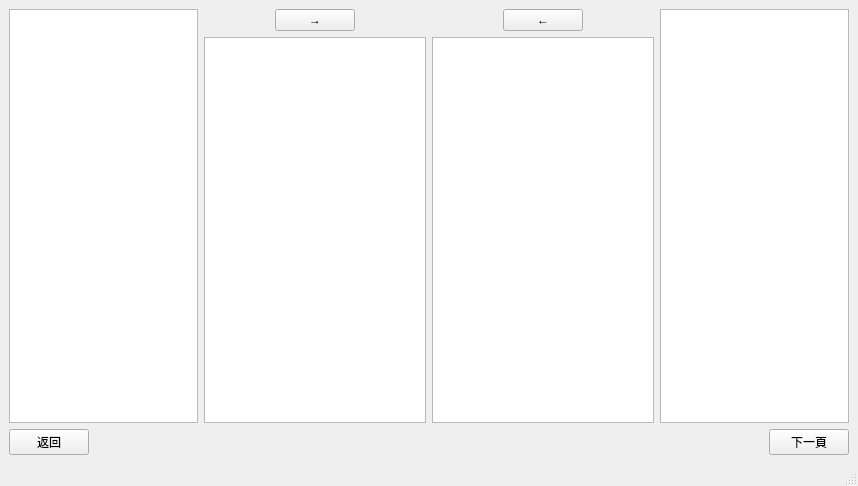
<?xml version="1.0" encoding="UTF-8"?>
<ui version="4.0">
 <class>MainWindow</class>
 <widget class="QMainWindow" name="MainWindow">
  <property name="geometry">
   <rect>
    <x>0</x>
    <y>0</y>
    <width>858</width>
    <height>486</height>
   </rect>
  </property>
  <property name="windowTitle">
   <string>MainWindow</string>
  </property>
  <widget class="QWidget" name="centralwidget">
   <layout class="QHBoxLayout" name="horizontalLayout">
    <item>
     <layout class="QGridLayout" name="gridLayout">
      <property name="sizeConstraint">
       <enum>QLayout::SetDefaultConstraint</enum>
      </property>
      <item row="1" column="0">
       <layout class="QHBoxLayout" name="horizontalLayout_3">
        <item>
         <widget class="QPushButton" name="button_return">
          <property name="text">
           <string>返回</string>
          </property>
         </widget>
        </item>
        <item>
         <spacer name="horizontalSpacer">
          <property name="orientation">
           <enum>Qt::Horizontal</enum>
          </property>
          <property name="sizeHint" stdset="0">
           <size>
            <width>40</width>
            <height>20</height>
           </size>
          </property>
         </spacer>
        </item>
        <item>
         <widget class="QPushButton" name="button_continue">
          <property name="text">
           <string>下一頁</string>
          </property>
         </widget>
        </item>
       </layout>
      </item>
      <item row="0" column="0">
       <layout class="QHBoxLayout" name="horizontalLayout_6">
        <item>
         <widget class="QListView" name="listView_make_question_level"/>
        </item>
        <item>
         <layout class="QGridLayout" name="gridLayout_3">
          <item row="0" column="2">
           <layout class="QHBoxLayout" name="horizontalLayout_8">
            <item>
             <spacer name="horizontalSpacer_5">
              <property name="orientation">
               <enum>Qt::Horizontal</enum>
              </property>
              <property name="sizeHint" stdset="0">
               <size>
                <width>40</width>
                <height>20</height>
               </size>
              </property>
             </spacer>
            </item>
            <item>
             <widget class="QPushButton" name="button_remove_question">
              <property name="text">
               <string>←</string>
              </property>
             </widget>
            </item>
            <item>
             <spacer name="horizontalSpacer_4">
              <property name="orientation">
               <enum>Qt::Horizontal</enum>
              </property>
              <property name="sizeHint" stdset="0">
               <size>
                <width>40</width>
                <height>20</height>
               </size>
              </property>
             </spacer>
            </item>
           </layout>
          </item>
          <item row="1" column="2">
           <widget class="QListWidget" name="listWidget"/>
          </item>
          <item row="1" column="0">
           <widget class="QListWidget" name="listWidget_2"/>
          </item>
          <item row="0" column="0">
           <layout class="QHBoxLayout" name="horizontalLayout_7">
            <item>
             <spacer name="horizontalSpacer_3">
              <property name="orientation">
               <enum>Qt::Horizontal</enum>
              </property>
              <property name="sizeHint" stdset="0">
               <size>
                <width>40</width>
                <height>20</height>
               </size>
              </property>
             </spacer>
            </item>
            <item>
             <widget class="QPushButton" name="button_add_question">
              <property name="text">
               <string>→</string>
              </property>
             </widget>
            </item>
            <item>
             <spacer name="horizontalSpacer_2">
              <property name="orientation">
               <enum>Qt::Horizontal</enum>
              </property>
              <property name="sizeHint" stdset="0">
               <size>
                <width>40</width>
                <height>20</height>
               </size>
              </property>
             </spacer>
            </item>
           </layout>
          </item>
         </layout>
        </item>
        <item>
         <widget class="QTextEdit" name="textEdit_preview_question"/>
        </item>
       </layout>
      </item>
     </layout>
    </item>
   </layout>
  </widget>
  <widget class="QStatusBar" name="statusbar"/>
 </widget>
 <resources/>
 <connections/>
</ui>
